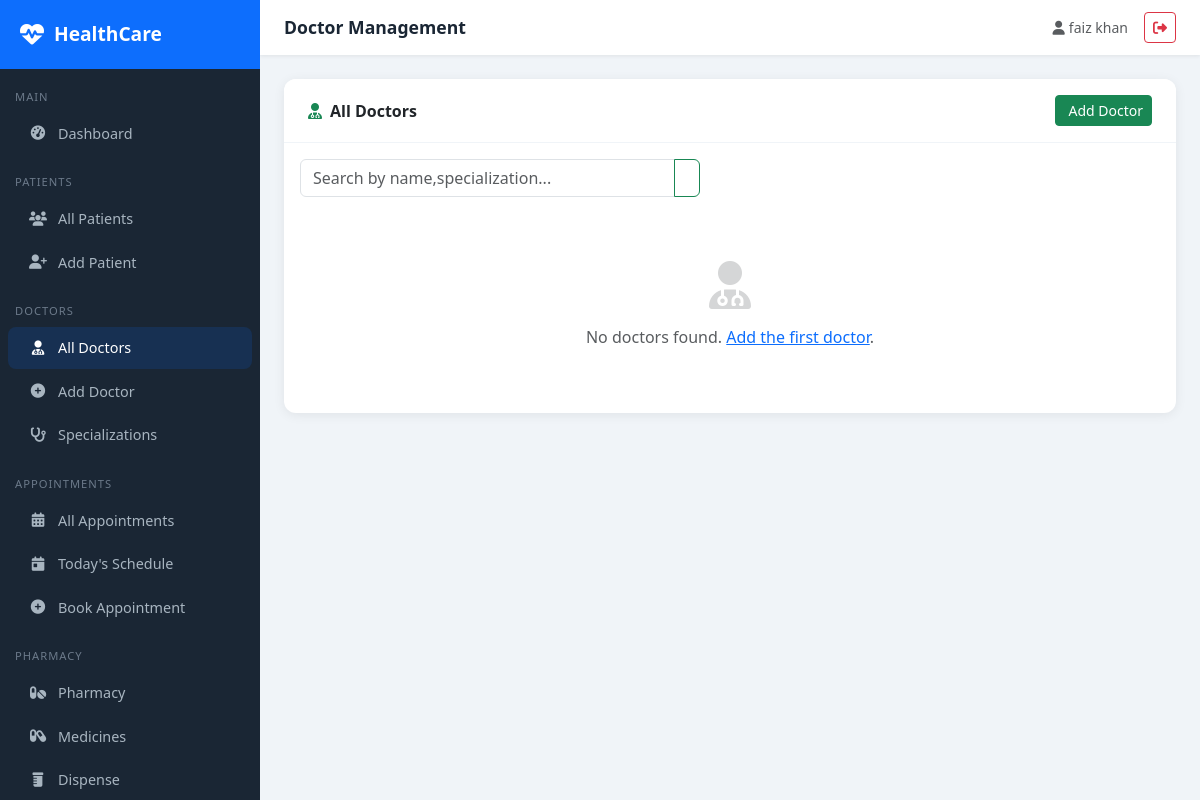
Page /doctors/ (signed in) on the earlier database version.
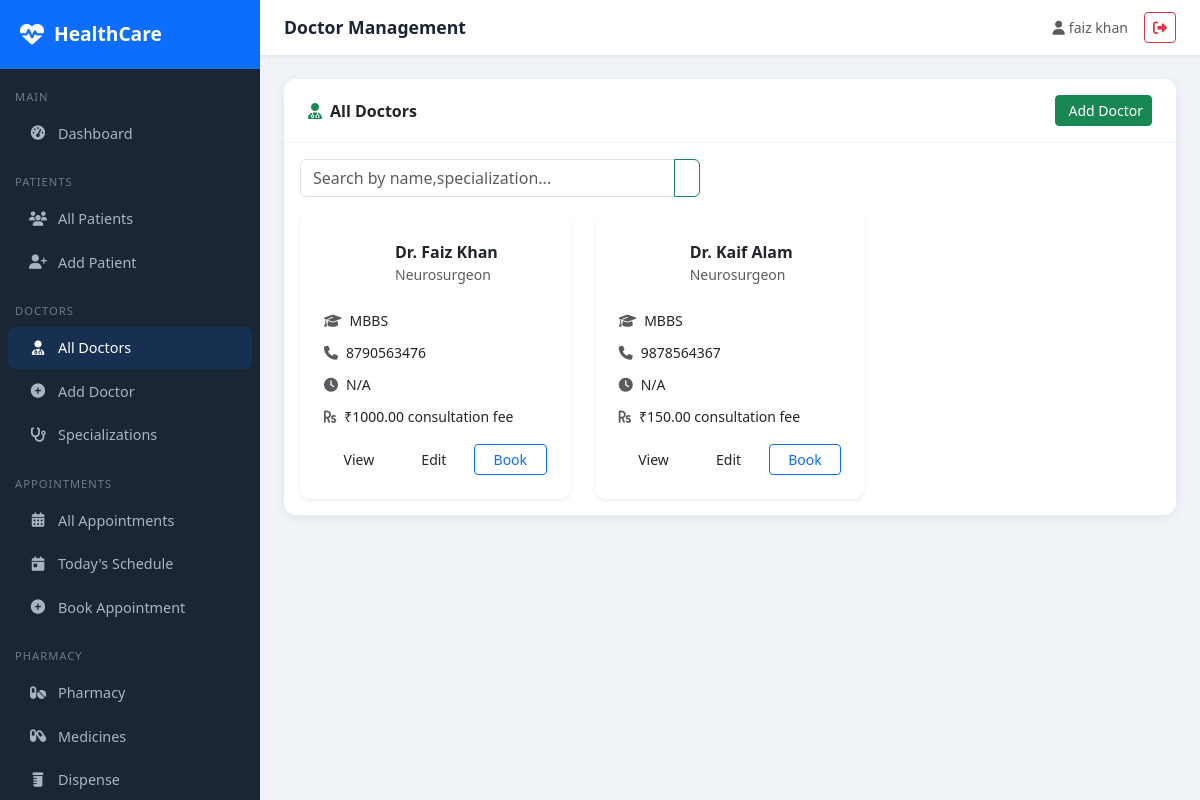
Same page on the later database version.
### healthcare_dashboard/doctors/models.py (models this page shows, shortened)
class Doctor(models.Model):
    user = models.OneToOneField(User, on_delete=models.SET_NULL, null=True, blank=True)
    first_name = models.CharField(max_length=100)
    last_name = models.CharField(max_length=100)
    specialization = models.ForeignKey(Specialization, on_delete=models.SET_NULL, null=True)
    qualification = models.CharField(max_length=200)
    experience_years = models.IntegerField(default=0)
    phone = models.CharField(max_length=15)
    email = models.EmailField()
    license_number = models.CharField(max_length=50, unique=True)
    consultation_fee = models.DecimalField(max_digits=8, decimal_places=2, default=0)
    available_days = models.CharField(max_length=100, blank=True, help_text='e.g. Mon,Tue,Wed')
    available_time_start = models.TimeField(null=True, blank=True)
    available_time_end = models.TimeField(null=True, blank=True)
    bio = models.TextField(blank=True)
    is_active = models.BooleanField(default=True)
    created_at = models.DateTimeField(auto_now_add=True)
    def __str__(self):
        return f"Dr. {self.first_name} {self.last_name}"

class Specialization(models.Model):
    name = models.CharField(max_length=100, unique=True)
    description = models.TextField(blank=True)
    def __str__(self):
        return self.name

### healthcare_dashboard/doctors/views.py (the view, shortened to what this page needs)
# urls.py: path('', views.doctor_list, name='doctor_list'),
@login_required
def doctor_list(request):
    query = request.GET.get('q', '')
    doctors = Doctor.objects.select_related('specialization').filter(is_active=True)
    return render(request, 'doctors/doctor_list.html', {'doctors': doctors, 'query': query})

### healthcare_dashboard/templates/doctors/doctor_list.html (shortened to what this page needs)
{% extends 'base/base.html' %}
{% block page_title %}Doctor Management{% endblock %}
{% block content %}
<div class="card">
<div class="card-header py-3 px-4 d-flex justify-content-between align-items-center">
<span><i class="fas fa-user-md text-success me-2"></i>All Doctors</span>
<a href="{% url 'doctor_create' %}" class="btn btn-success btn-sm">Add Doctor</a>
</div>
<div class="card-body">
<form method="get" class="mb-3">
<div class="input-group" style="max-width:400px">
<input type="text" name="q" class="form-control" placeholder="Search by name,
specialization..." value="{{ query }}">
<button class="btn btn-outline-success" type="submit"></button>
</div>
</form>
<div class="row g-4">
{% for doctor in doctors %}
<div class="col-md-4">
<div class="card h-100 border-0 shadow-sm">
<div class="card-body p-4">
<div class="d-flex align-items-center mb-3">
<div style="width:55px;height:55px;background:linear-
gradient(135deg,#198754,#146c43);border-radius:50%;display:flex;align-
items:center;justify-content:center;flex-shrink:0;">
<i class="fas fa-user-md text-white fa-lg"></i>
</div>
<div class="ms-3">
<h6 class="fw-bold mb-0">{{ doctor }}</h6>
<small class="text-muted">{{ doctor.specialization }}</small>
</div>
</div>
<div class="mb-2"><i class="fas fa-graduation-cap text-muted me-2
small"></i><small>{{ doctor.qualification }}</small></div>
<div class="mb-2"><i class="fas fa-phone text-muted me-2
small"></i><small>{{ doctor.phone }}</small></div>
<div class="mb-2"><i class="fas fa-clock text-muted me-2
small"></i><small>{{ doctor.available_days|default:"N/A" }}</small></div>
<div class="mb-3"><i class="fas fa-rupee-sign text-muted me-2
small"></i><small>₹{{ doctor.consultation_fee }} consultation fee</small></div>
<div class="d-flex gap-2">
<a href="{% url 'doctor_detail' doctor.pk %}" class="btn btn-sm btn-outline-
success flex-fill">View</a>
<a href="{% url 'doctor_update' doctor.pk %}" class="btn btn-sm btn-outline-
warning flex-fill">Edit</a>
<a href="{% url 'appointment_create' %}?doctor={{ doctor.pk }}" class="btn
btn-sm btn-outline-primary flex-fill">Book</a>
</div>
</div>
</div>
</div>
{% empty %}
<div class="col-12 text-center text-muted py-5">
<i class="fas fa-user-md fa-3x mb-3 d-block opacity-25"></i>
No doctors found. <a href="{% url 'doctor_create' %}">Add the first doctor</a>.
</div>
{% endfor %}
</div>
</div>
</div>
{% endblock %}

### healthcare_dashboard/templates/base/base.html (shortened to what this page needs)
<!DOCTYPE html>
<html lang="en">
<head>
<link href="https://cdn.jsdelivr.net/npm/bootstrap@5.3.0/dist/css/bootstrap.min.css" rel="stylesheet">
<link href="https://cdnjs.cloudflare.com/ajax/libs/font-awesome/6.4.0/css/all.min.css" rel="stylesheet">
</head>
<body>
{% if user.is_authenticated %}
<div class="sidebar">
    <div class="sidebar-brand">
        <i class="fas fa-heartbeat"></i>
        <span>HealthCare</span>
    </div>
    <nav class="mt-2">
        <div class="nav-section">Main</div>
        <a href="{% url 'dashboard' %}" class="nav-link {% if request.resolver_match.url_name == 'dashboard' %}active{% endif %}">
            <i class="fas fa-tachometer-alt"></i> Dashboard
        </a>
        <div class="nav-section">Patients</div>
        <a href="{% url 'patient_list' %}" class="nav-link {% if 'patient' in request.resolver_match.url_name %}active{% endif %}">
            <i class="fas fa-users"></i> All Patients
        </a>
        <a href="{% url 'patient_create' %}" class="nav-link">
            <i class="fas fa-user-plus"></i> Add Patient
        </a>
        <div class="nav-section">Doctors</div>
        <a href="{% url 'doctor_list' %}" class="nav-link {% if 'doctor' in request.resolver_match.url_name %}active{% endif %}">
            <i class="fas fa-user-md"></i> All Doctors
        </a>
        <a href="{% url 'doctor_create' %}" class="nav-link">
            <i class="fas fa-plus-circle"></i> Add Doctor
        </a>
        <a href="{% url 'specialization_list' %}" class="nav-link">
            <i class="fas fa-stethoscope"></i> Specializations
        </a>
        <div class="nav-section">Appointments</div>
        <a href="{% url 'appointment_list' %}" class="nav-link {% if 'appointment' in request.resolver_match.url_name %}active{% endif %}">
            <i class="fas fa-calendar-alt"></i> All Appointments
        </a>
        <a href="{% url 'today_appointments' %}" class="nav-link">
            <i class="fas fa-calendar-day"></i> Today's Schedule
        </a>
        <a href="{% url 'appointment_create' %}" class="nav-link">
            <i class="fas fa-plus-circle"></i> Book Appointment
        </a>
        <div class="nav-section">Pharmacy</div>
        <a href="{% url 'pharmacy_dashboard' %}" class="nav-link">
            <i class="fas fa-pills"></i> Pharmacy
        </a>
        <a href="{% url 'medicine_list' %}" class="nav-link">
            <i class="fas fa-capsules"></i> Medicines
        </a>
        <a href="{% url 'dispense_medicine' %}" class="nav-link">
            <i class="fas fa-prescription-bottle"></i> Dispense
        </a>
    </nav>
</div>
<div class="main-content">
    <div class="topbar">
        <span class="topbar-title">{% block page_title %}HealthCare Portal{% endblock %}</span>
        <div class="d-flex align-items-center gap-3">
            <span class="text-muted small"><i class="fas fa-user me-1"></i>{{ user.get_full_name|default:user.username }}</span>
            <a href="{% url 'logout' %}" class="btn btn-sm btn-outline-danger">
                <i class="fas fa-sign-out-alt"></i>
            </a>
        </div>
    </div>
    <div class="page-content">
        {% block content %}{% endblock %}
    </div>
</div>
{% else %}
    {% block public_content %}{% endblock %}
{% endif %}
</body>
</html>

### healthcare_dashboard/templates/base/base.html (style rules this page uses)
:root { --primary: #0d6efd; --sidebar-bg: #1a2634; --sidebar-width: 260px; }
body { background: #f0f4f8; font-family: 'Segoe UI', sans-serif; }
.sidebar { position: fixed; top: 0; left: 0; height: 100vh; width: var(--sidebar-width); background: var(--sidebar-bg); z-index: 1000; overflow-y: auto; transition: all 0.3s; }
.sidebar-brand { padding: 20px; background: #0d6efd; color: white; font-size: 1.2rem; font-weight: 700; display: flex; align-items: center; gap: 10px; }
.sidebar-brand i { font-size: 1.5rem; }
.nav-section { padding: 10px 15px 5px; font-size: 0.7rem; color: #6c7a8a; text-transform: uppercase; letter-spacing: 1px; margin-top: 10px; }
.sidebar .nav-link { color: #a8b5c0; padding: 10px 20px; border-radius: 8px; margin: 2px 8px; display: flex; align-items: center; gap: 10px; font-size: 0.9rem; transition: all 0.2s; }
.sidebar .nav-link:hover, .sidebar .nav-link.active { background: rgba(13, 110, 253, 0.15); color: #fff; }
.sidebar .nav-link i { width: 20px; text-align: center; }
.main-content { margin-left: var(--sidebar-width); min-height: 100vh; }
.topbar { background: #fff; padding: 12px 24px; box-shadow: 0 1px 4px rgba(0, 0, 0, 0.08); display: flex; justify-content: space-between; align-items: center; position: sticky; top: 0; z-index: 999; }
.topbar-title { font-weight: 600; color: #1a2634; font-size: 1.1rem; }
.page-content { padding: 24px; }
.card { border: none; border-radius: 12px; box-shadow: 0 2px 12px rgba(0, 0, 0, 0.07); }
.card-header { background: #fff; border-bottom: 1px solid #f0f4f8; border-radius: 12px 12px 0 0 !important; font-weight: 600; }

Differences in the rows shown:
added Doctor: first_name+last_name "Dr. Faiz Khan", specialization "Neurosurgeon", qualification "MBBS", phone "8790563476", available_days "N/A", consultation_fee "1000.00"
added Doctor: first_name+last_name "Dr. Kaif Alam", specialization "Neurosurgeon", qualification "MBBS", phone "9878564367", available_days "N/A", consultation_fee "150.00"
Other differences:
text no longer shown: "No doctors found. Add the first doctor ."
